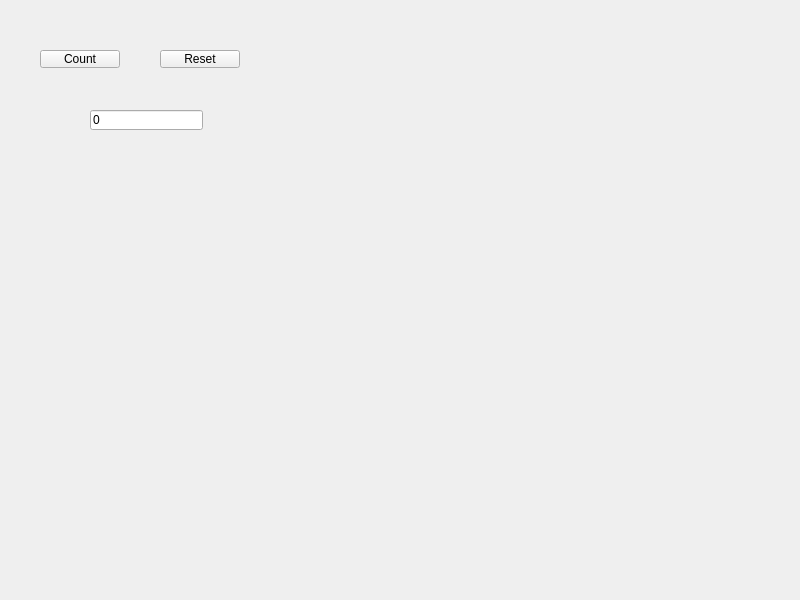
<?xml version="1.0" encoding="UTF-8"?>
<ui version="4.0">
 <class>MainWindow</class>
 <widget class="QMainWindow" name="MainWindow">
  <property name="geometry">
   <rect>
    <x>0</x>
    <y>0</y>
    <width>800</width>
    <height>600</height>
   </rect>
  </property>
  <property name="windowTitle">
   <string>MainWindow</string>
  </property>
  <widget class="QWidget" name="centralwidget">
   <widget class="QPushButton" name="Lisaanappi">
    <property name="geometry">
     <rect>
      <x>40</x>
      <y>50</y>
      <width>80</width>
      <height>18</height>
     </rect>
    </property>
    <property name="text">
     <string>Count</string>
    </property>
   </widget>
   <widget class="QPushButton" name="Resetnappi">
    <property name="geometry">
     <rect>
      <x>160</x>
      <y>50</y>
      <width>80</width>
      <height>18</height>
     </rect>
    </property>
    <property name="text">
     <string>Reset</string>
    </property>
   </widget>
   <widget class="QLineEdit" name="numeronaytto">
    <property name="geometry">
     <rect>
      <x>90</x>
      <y>110</y>
      <width>113</width>
      <height>20</height>
     </rect>
    </property>
    <property name="text">
     <string>0</string>
    </property>
   </widget>
  </widget>
 </widget>
 <resources/>
 <connections/>
</ui>
